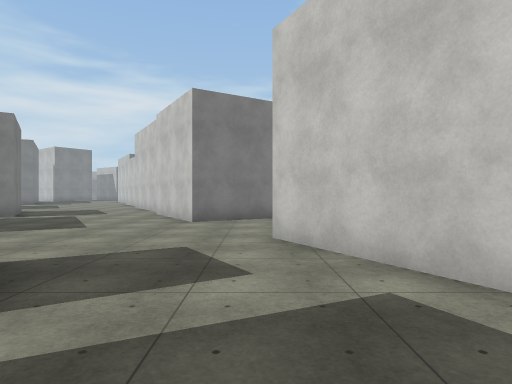
[1] (above)

24 first-person views from a walk through a scene from a Unity 3-D project. The camera is 1.5 m above the floor, looks level and sees 75° across. The floor is counted in squares, 2 m on a side. Each view is taken from the middle of a square. On the plan, view 1 faces up. The plan holds only what a view shows up to about 11 squares ahead; the rest is blank. The place goes on beyond the plan. Surface patterns are stand-ins for the level's own textures.

[2]
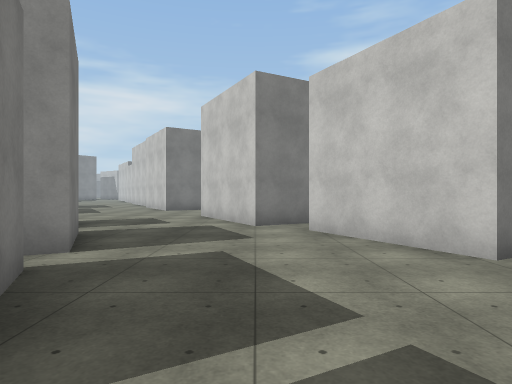

[3]
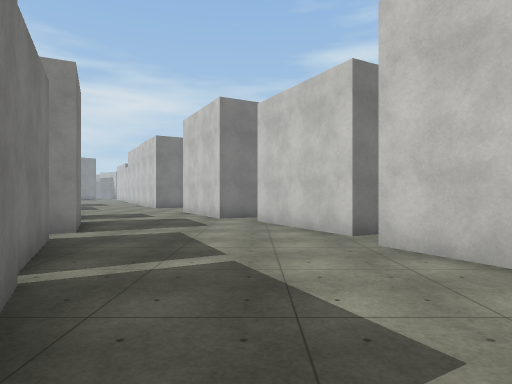

[4]
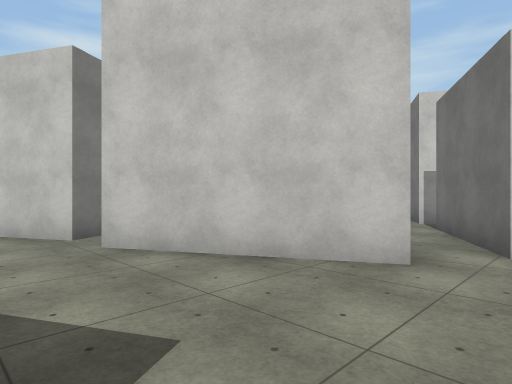

[5]
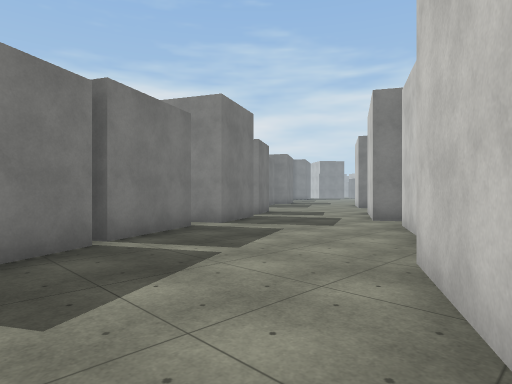

[6]
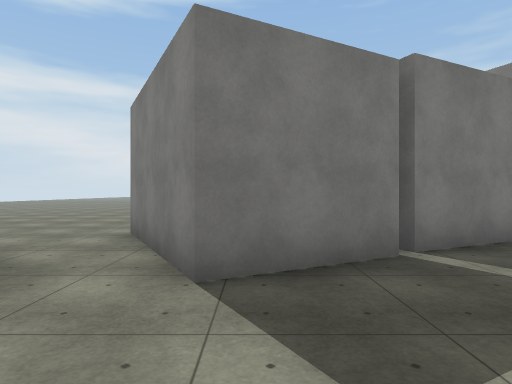

[7]
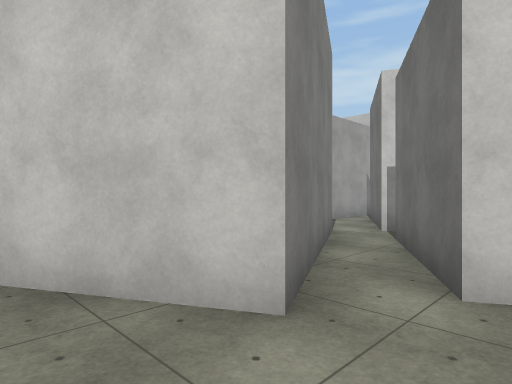

[8]
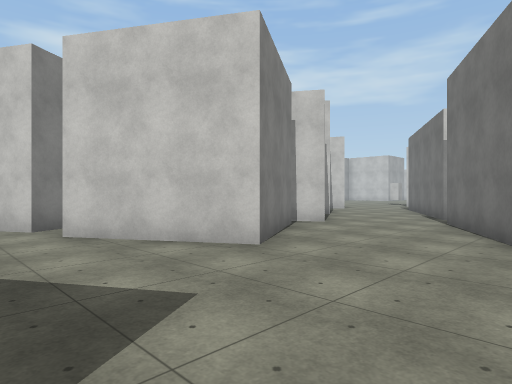

[9]
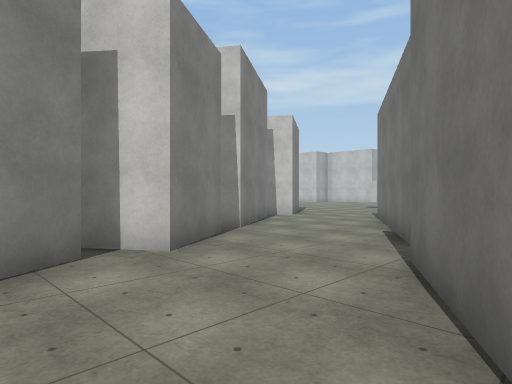

[10]
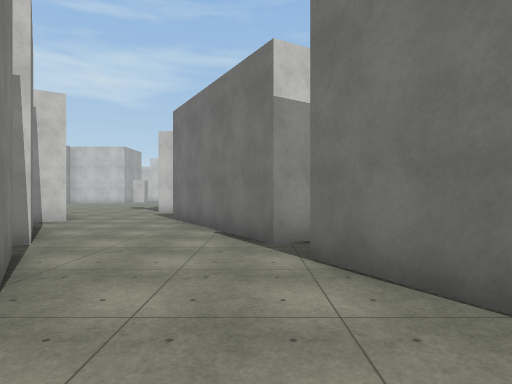

[11]
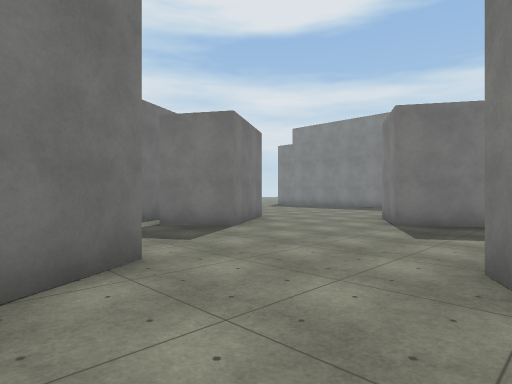

[12]
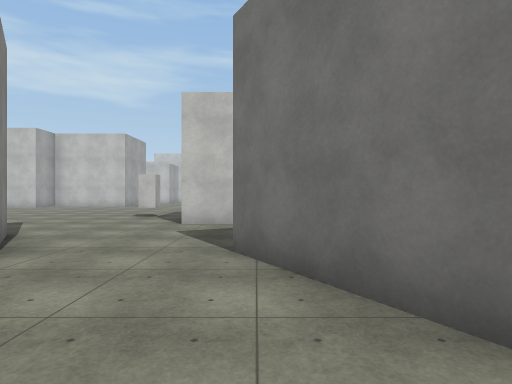

[13]
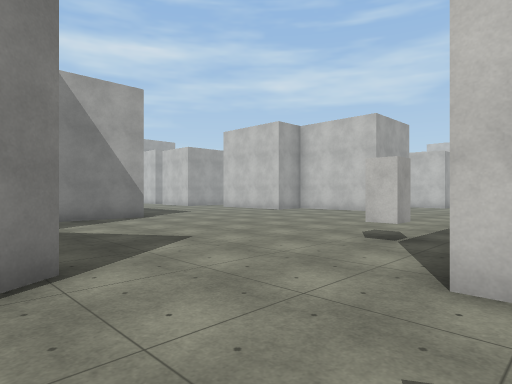

[14]
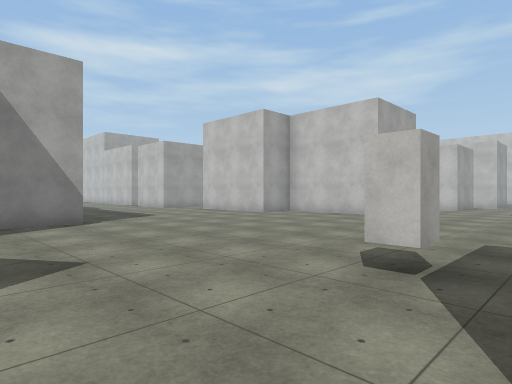

[15]
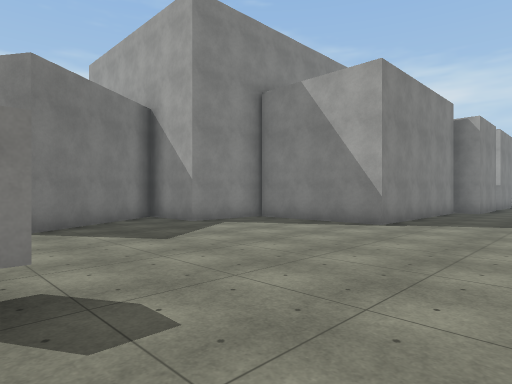

[16]
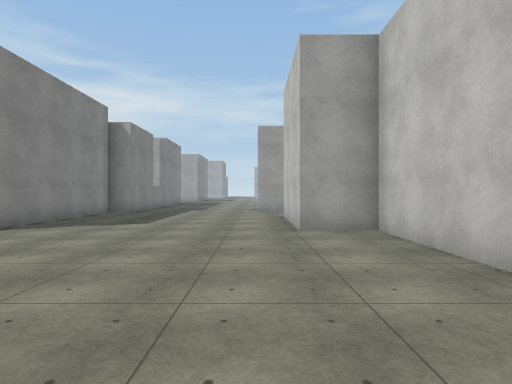

[17]
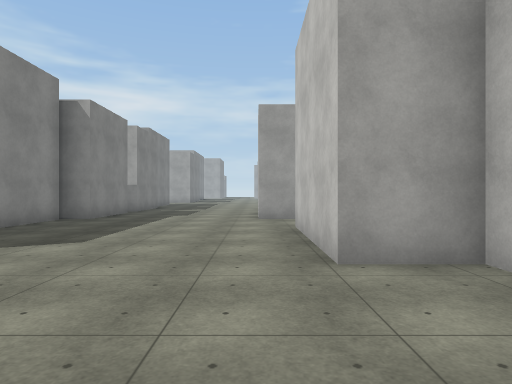

[18]
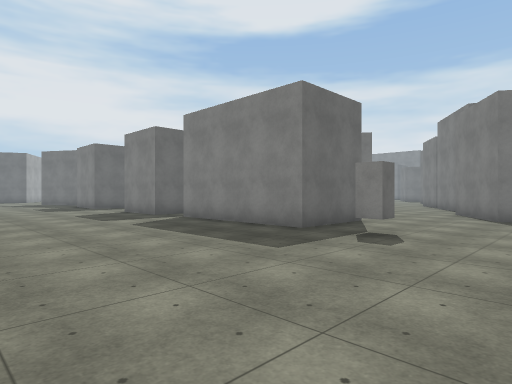

[19]
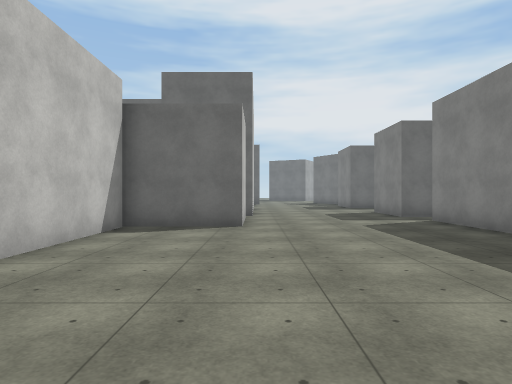

[20]
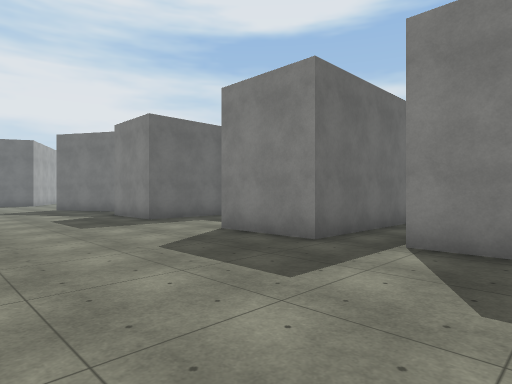

[21]
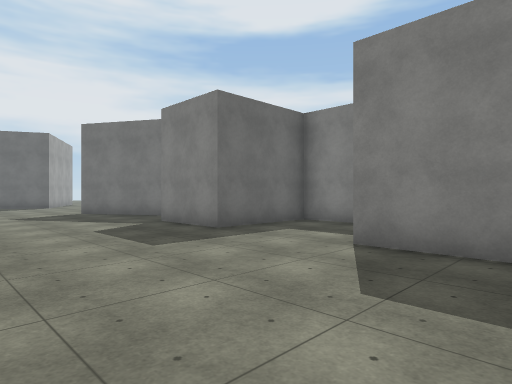

[22]
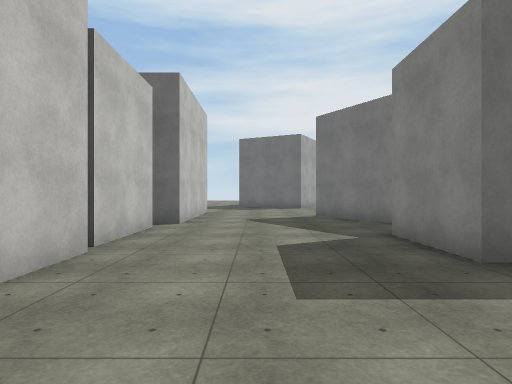

[23]
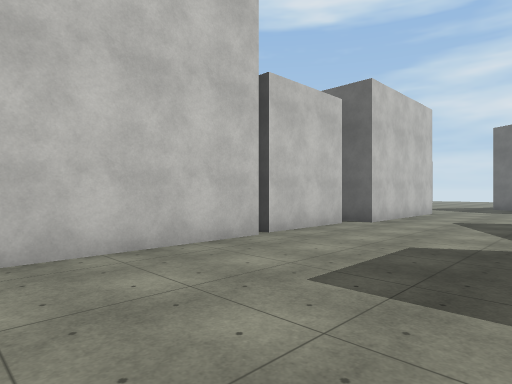

[24]
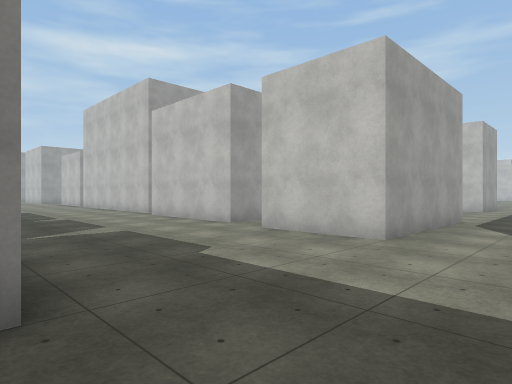

### Floor plan
Points are (right, up) in squares from view 1. A wall is a line through its corners. A room is listed if a view was taken in it or the views show most of it. See-through windows are left out.
Room 1 (views 1, 2, 3, 4, 5, 6, 7)
walls: (4.6, -1.4) (3, 1.6); (1, -4.2) (2.3, -6.5) (0.3, -7.5); (-0.3, -1.8) (0.9, -4); (3.3, 3) (2.1, 2.4) (1.3, 3.8); (-1.3, 1.2) (-0.3, -0.9) (-1.1, -1.2); (8.9, -4.4) (6.6, -5.7) (4.7, -2.2); (7.8, -6.7) (7.6, -6.4) (9, -5.6)
ways out: opening at (-0.5, 2.5) to room 2
Room 2 (views 8, 9, 10, 11, 12)
walls: (1.3, 10.1) (-1.6, 8.3) (-3.4, 11.2); (1.3, 3.8) (0.4, 5.5) (3.8, 7.4); (-2.9, 12.7) (-3.6, 12.3) (-4, 12.9); (-6.5, 7.5) (-5.5, 5.9) (-6.5, 5.4); (4, 10.9) (2.2, 9.7) (1.5, 10.9); (5.2, 7.1) (4.7, 7.9) (9.3, 10.4); (-5.3, 2) (-2.8, 3.5) (-1.8, 2); (7.6, 13.1) (4.8, 11.2) (4.5, 11.5); (8.6, 12.9) (8.2, 13.5)
ways out: opening at (-0.5, 2.5) to room 1; opening at (9, 11.5) to room 3; opening at (-6, 2)
Room 3 (views 13, 14, 15, 16, 17, 18, 19, 20, 21, 22, 23, 24)
walls: (15.4, 28) (15.4, 26.2) (14.7, 26.2) (14.7, 20.5) (10.8, 20.5) (10.8, 17.9) (8.6, 17.9) (10.9, 14.4) (8.6, 12.9); (22.4, 17) (22.4, 20.5) (20.9, 20.5) (20.9, 24.1); (21.5, 30.2) (20.3, 30.2) (20.3, 34.1); (24.5, 26.2) (20.1, 26.2) (20.1, 29); (13.1, 11.8) (15.4, 11.8) (15.4, 7.1); (12.8, 10.5) (12.8, 11.8); (20.2, 8.7) (22.8, 8.7) (22.8, 12.4); (20.3, 6.8) (20.3, 8.2); (11.9, 5.9) (15.6, 5.9) (15.6, 3.5); (12.6, 2) (12.6, 0.5) (15.6, 0.5) (15.6, -1.9) (13.1, -1.9); (20.1, -0.2) (20.1, 3.5); (20.1, -3.1) (20.1, -0.5); (14.6, -3.7) (16.1, -6.4); (19.8, -7.5) (19.8, -3.9) (20.6, -3.9)
ways out: opening at (9, 11.5) to room 2
objects: block (15, 13)

Where each view was taken, in squares from view 1:
view 1: 0 up, 0 right, facing up
view 2: 5 down, 2 right, facing up
view 3: 7 down, 3 right, facing up
view 4: 7 down, 3 right, facing up-right
view 5: 6 down, 6 right, facing up-left
view 6: 6 down, 5 right, facing left
view 7: 7 down, 5 right, facing up-right
view 8: 5 up, 5 left, facing up-right
view 9: 6 up, 0 right, facing up-right
view 10: 8 up, 0 right, facing right
view 11: 9 up, 2 right, facing down-left
view 12: 10 up, 5 right, facing right
view 13: 11 up, 10 right, facing up-right
view 14: 12 up, 12 right, facing up-right
view 15: 13 up, 18 right, facing up-left
view 16: 14 up, 20 right, facing up
view 17: 17 up, 20 right, facing up
view 18: 16 up, 21 right, facing down-left
view 19: 16 up, 20 right, facing down
view 20: 9 up, 20 right, facing down-left
view 21: 6 up, 20 right, facing down-left
view 22: 4 up, 18 right, facing down
view 23: 4 up, 16 right, facing down-right
view 24: 24 up, 15 right, facing up-right
